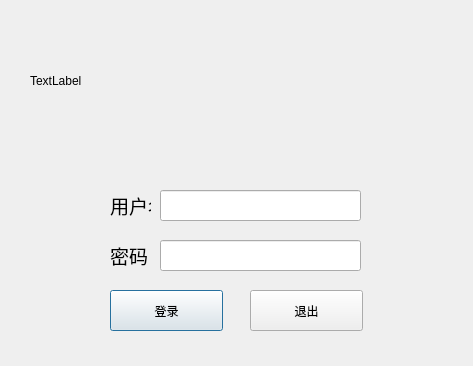
<?xml version="1.0" encoding="UTF-8"?>
<ui version="4.0">
 <class>Dialog</class>
 <widget class="QDialog" name="Dialog">
  <property name="geometry">
   <rect>
    <x>0</x>
    <y>0</y>
    <width>473</width>
    <height>366</height>
   </rect>
  </property>
  <property name="windowTitle">
   <string>Dialog</string>
  </property>
  <widget class="QLabel" name="label">
   <property name="geometry">
    <rect>
     <x>30</x>
     <y>30</y>
     <width>421</width>
     <height>101</height>
    </rect>
   </property>
   <property name="text">
    <string>TextLabel</string>
   </property>
  </widget>
  <widget class="QLineEdit" name="lineEdit">
   <property name="geometry">
    <rect>
     <x>160</x>
     <y>190</y>
     <width>201</width>
     <height>31</height>
    </rect>
   </property>
   <property name="autoFillBackground">
    <bool>false</bool>
   </property>
   <property name="inputMethodHints">
    <set>Qt::ImhNone</set>
   </property>
   <property name="text">
    <string/>
   </property>
  </widget>
  <widget class="QLineEdit" name="lineEdit_2">
   <property name="geometry">
    <rect>
     <x>160</x>
     <y>240</y>
     <width>201</width>
     <height>31</height>
    </rect>
   </property>
   <property name="inputMethodHints">
    <set>Qt::ImhHiddenText</set>
   </property>
   <property name="text">
    <string/>
   </property>
  </widget>
  <widget class="QLabel" name="label_2">
   <property name="geometry">
    <rect>
     <x>110</x>
     <y>190</y>
     <width>41</width>
     <height>31</height>
    </rect>
   </property>
   <property name="font">
    <font>
     <pointsize>14</pointsize>
    </font>
   </property>
   <property name="text">
    <string>用户名</string>
   </property>
   <property name="textFormat">
    <enum>Qt::AutoText</enum>
   </property>
  </widget>
  <widget class="QLabel" name="label_3">
   <property name="geometry">
    <rect>
     <x>110</x>
     <y>240</y>
     <width>41</width>
     <height>31</height>
    </rect>
   </property>
   <property name="font">
    <font>
     <pointsize>14</pointsize>
    </font>
   </property>
   <property name="toolTip">
    <UInt>0</UInt>
   </property>
   <property name="text">
    <string>密码</string>
   </property>
  </widget>
  <widget class="QPushButton" name="loginButton">
   <property name="geometry">
    <rect>
     <x>110</x>
     <y>290</y>
     <width>113</width>
     <height>41</height>
    </rect>
   </property>
   <property name="text">
    <string>登录</string>
   </property>
  </widget>
  <widget class="QPushButton" name="exitButton">
   <property name="geometry">
    <rect>
     <x>250</x>
     <y>290</y>
     <width>113</width>
     <height>41</height>
    </rect>
   </property>
   <property name="text">
    <string>退出</string>
   </property>
  </widget>
 </widget>
 <resources/>
 <connections/>
</ui>
